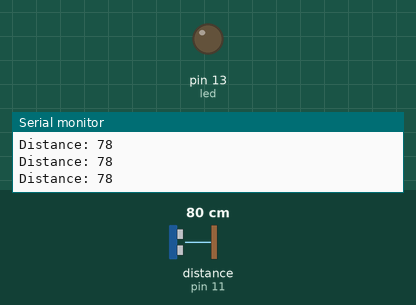
This sketch was run on a simulated Arduino Uno, built with avr-gcc and run on an emulated ATmega328P. Shown: output pins drawn as LEDs (lit = HIGH), the last lines printed to the serial monitor. Wiring (inferred from the names in the program): ultrasonic range finder: trigger pin 12; echo pin 11. The test bench sets the inputs (shaded band); at power-on: distance to the obstacle (sensor on pin 11) 80 cm. The echo pulse lasts 58.3 µs per cm; pins used as bus, display or sensor lines are not drawn.

Above: at 1.2 s.
1.3 s: distance to the obstacle (sensor on pin 11) set to 22 cm
2.8 s: distance to the obstacle (sensor on pin 11) set to 19 cm
At 4.0 s:
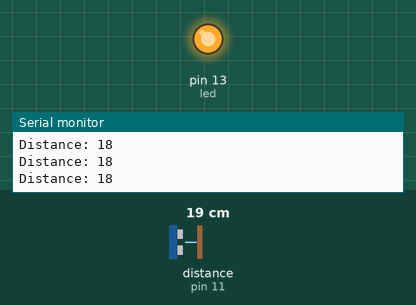
4.3 s: distance to the obstacle (sensor on pin 11) set to 35 cm
At 4.8 s:
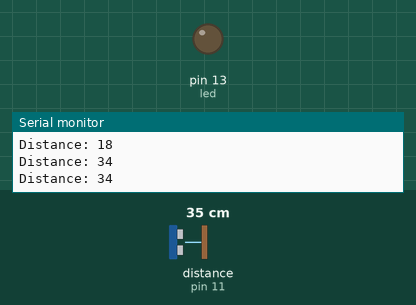
5.9 s: distance to the obstacle (sensor on pin 11) set to 2 cm
At 6.8 s:
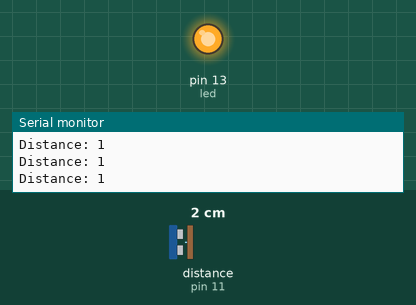
Timing chart, 0 to 8.5 s (numbered marks = the images above; inputs shaded):
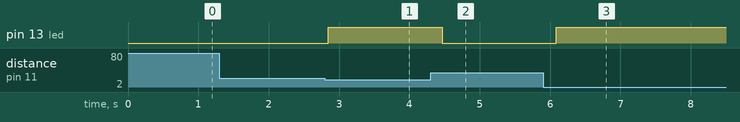

Measured:
- the behaviour switches between 21 and 20 cm on distance to the obstacle (sensor on pin 11) (found by bisection; images 0 and 1)
- after the input at 2.8 s, pin 13 (led): LOW → HIGH after 0.05 s
- after the input at 4.3 s, pin 13 (led): HIGH → LOW after 0.16 s
- after the input at 5.9 s, pin 13 (led): LOW → HIGH after 0.18 s

The sketch:

HC_sr04_test.ino
```cpp
int trigpin = 12; //HC-sr04 trigpin
int echopin = 11; //HC-sr04 echopin
int led = 13;
long duration = 0;
int distance = 0;

void setup(){
  Serial.begin(115200);
  pinMode(trigpin, OUTPUT);
  pinMode(echopin, INPUT);
  pinMode(led, OUTPUT);
}

void loop(){
  digitalWrite(trigpin, LOW);
  delay(200);
  digitalWrite(trigpin, HIGH);
  delayMicroseconds(10);
  digitalWrite(trigpin, LOW);
  duration = pulseIn(echopin, HIGH);
  distance = duration*0.034/2;
  Serial.print("Distance: ");
  Serial.println(distance);
  if(distance < 20)
    digitalWrite(led, HIGH);
  else
    digitalWrite(led, LOW);
}
```
